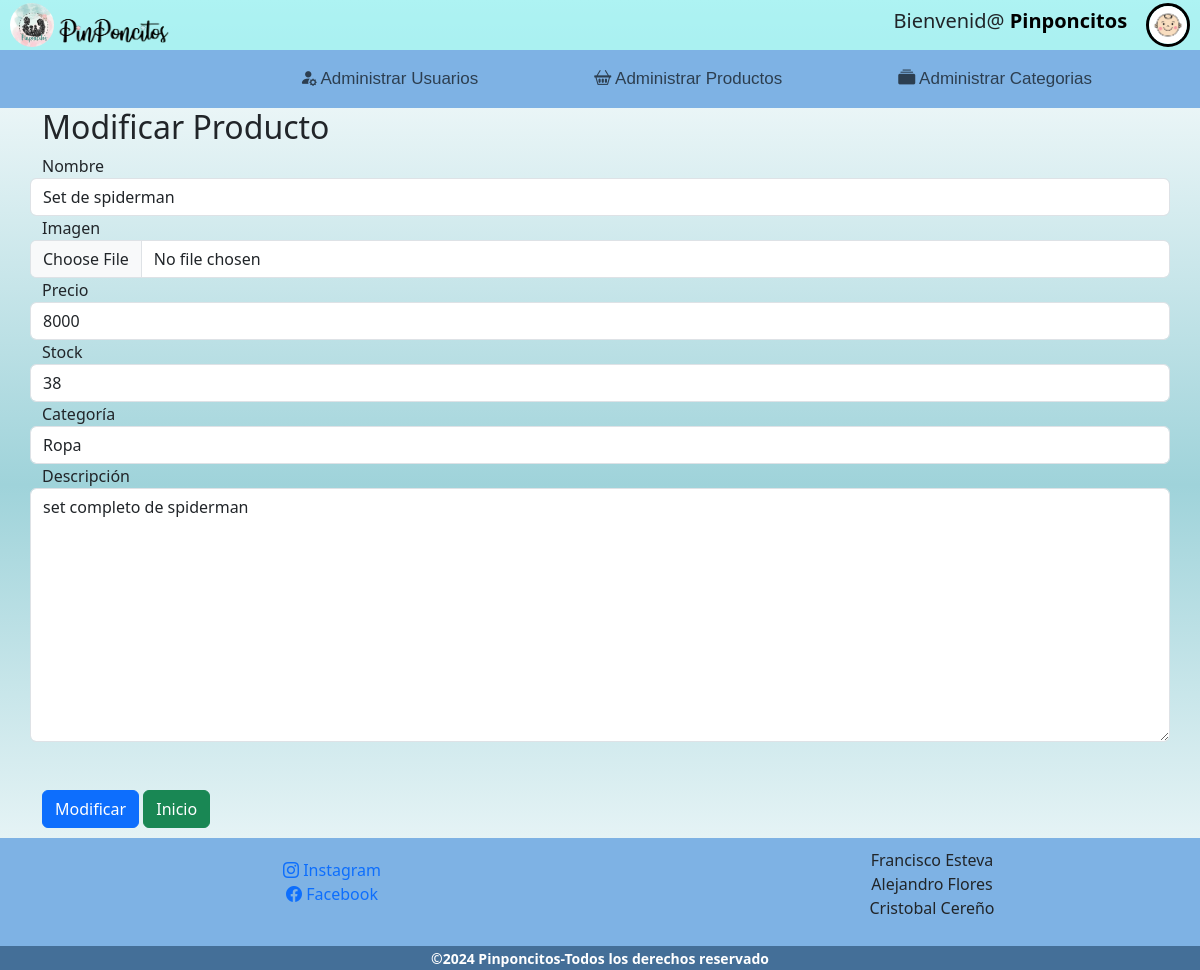
Page /EditarProducto/3 (signed in) on the committed database.
### tienda/models.py (models this page shows, shortened)
class Producto(models.Model):
    id_producto = models.AutoField(primary_key=True)
    nombre      = models.CharField(max_length=20)
    descripcion = models.TextField(max_length=150)
    imagen      = models.ImageField(upload_to='productos', null=True, blank=True, default='productos/icono.jpeg')
    precio      = models.IntegerField()
    stock       = models.IntegerField()
    categoria   = models.ForeignKey(Categoria, on_delete=models.CASCADE)

### tienda/views.py (the view)
# urls.py: path('EditarProducto/<id>',EditarProductos ,name='EditarProducto'),
@user_passes_test(check_admin)
def EditarProductos (request,id):
    ModificarProducto=Producto.objects.get(id_producto=id) #buscamos el objeto
    datos ={
        'form':ProductoForm(instance=ModificarProducto)
    }
    if request.method=="POST":
        formulario = ProductoForm(data=request.POST, instance=ModificarProducto)
        if formulario.is_valid():
            formulario.save()
            return redirect ('ListaProductos')
    return render(request, 'Paginas/Administracion/EditarProductos.html', datos)

### tienda/models.py (called while the page is built)
    def __str__(self):
        return self.nombre

### tienda/procesos.py (called while the page is built)
def total_boleta(request):
    total = 0
    if request.user.is_authenticated:
        if "carrito"in request.session.keys():
            try:
                for key,value in request.session["carrito"].items():
                    total = total + (int(value['precio']))*(value['cantidad'])
            except KeyError:
                request.session['carrito']={}
                total = 0
    return {'total_carrito':int(total)}

### tienda/templatetags/user_filters.py (called while the page is built)
@register.filter(name='has_group')
def has_group(user, group_name):
    return Group.objects.filter(name=group_name, user=user).exists()

### tienda/views.py (called while the page is built)
def check_admin(user):
    return user.groups.filter(name='Admin').exists()

### tienda/templates/Paginas/Administracion/EditarProductos.html (shortened to what this page needs)
{% extends "Cuenta/cuenta.html" %}
{% block content %}
<!DOCTYPE html>
<html lang="en">
<head>
    {% load static %}
    <link href="{% static 'css/bootstrap.min.css' %}" rel="stylesheet">
</head>
<body>
    <div class="container">
        <h2>Modificar Producto </h2>
        <form method="POST" id="formulario">
            <div class="row">
                <label for="{{ form.field.name }}">
                    {{ form.nombre.label }}
                </label>
                {{ form.nombre }}
            </div>
            <div class="row">
                <label for="{{ form.field.name }}">
                    {{ form.imagen.label }}
                </label>
                {{ form.imagen }}
            </div>
            <div class="row">
                <label for="{{ form.field.name }}">
                    {{ form.precio.label }}
                </label>
                {{ form.precio }}
            </div>
            <div class="row">
                <label for="{{ form.field.name }}">
                    {{ form.stock.label }}
                </label>
                {{ form.stock }}
            </div>
            <div class="row">
                <label for="{{ form.field.name }}">
                    {{ form.categoria.label }}
                </label>
                {{ form.categoria }}
            </div>
            <div class="row">
                <label for="{{ form.field.name }}">
                    {{ form.descripcion.label }}
                </label>
                {{ form.descripcion }}
            </div>
            <br><br>
            <input type="submit" class="btn btn-primary" value="Modificar">
            <a href="{% url 'index' %}" class="btn btn-success">Inicio</a>
        </form>
    </div>
</body>
</html>
{% endblock %}

### tienda/templates/Cuenta/cuenta.html (shortened to what this page needs)
<!DOCTYPE html>
<html lang="en">
<head>
    {% load static %}
    {% load user_filters %}
    <link rel="stylesheet" href="{%static 'CSS/Main Style.css' %}"></link>
    <link rel="stylesheet" href="https://cdn.jsdelivr.net/npm/bootstrap-icons@1.11.3/font/bootstrap-icons.min.css">
    <link href="https://cdn.jsdelivr.net/npm/bootstrap@5.3.3/dist/css/bootstrap.min.css" rel="stylesheet">
</head>
<body>
    <header class="cabezera">
        <a href="{% url 'index' %}" class="pinpon"><img src="{% static 'Imagenes/icono.jpeg' %}" alt="icono pagina" class="icono">
        <img src="{%static 'Imagenes/aas.png' %}" id="icono1"  alt="icono"></a>
        <link rel="stylesheet" href="{%static 'CSS/Style Cuenta.css' %}"></link>
        <Div class="user">
            {% if user.is_authenticated %}
                <div style="display: flex; align-items: center;">
                    <h5>Bienvenid@ <span style="font-weight: bold;">{{ user.username }}</span></h5>
                    <button class="perfil" type="submit" onclick="AbrirCuenta(event);">
                        <img src="{% static 'Imagenes/Perfil.png' %}" alt="perfil">
                    </button>
                </div>
            {% else %}
                <div id="reg">
                    <a href="{% url 'Login' %}" class="boton"><span>Iniciar Sesión</span></a>
                    <a href="{% url 'Registro' %}" class="boton"><span>Registrarse</span></a>
                </div>
            {% endif %}
    </header>
    {% if user.is_authenticated %}
        {% if user|has_group:"Admin" %}
            <nav class=" navbar navbar-expand-lg navbar-light  ">
                <div class="container-nav">
                    <div class = "collapse navbar-collapse " id="navbar-star">
                        <ul class="navbar-nav ms-auto mb-2 mb-lg-0">
                            <li class="nav-item">
                                <a class="nav-link" href="{% url 'ListaUsuarios' %}" ><i class="bi bi-person-fill-gear"></i> Administrar Usuarios</a>
                            </li>
                            <li class="nav-item">
                                <a class="nav-link" href="{% url 'ListaProductos' %}"><i class="bi bi-basket2"></i> Administrar Productos</a>
                            <li class="nav-item">
                                <a class="nav-link" href="{% url 'ListaCategoria' %}"><i class="bi bi-collection-fill"></i> Administrar Categorias</a>
                            </li>
                        </ul>
                    </div>
                </div>
            </nav>
        {% endif %}
    {% endif %}
</body>
{% block content %}
{% endblock %}
<footer >
    <div id="margen">
    </div>
    <div class="contenedor-footer">
        <div id="contactos">
            <ul>
                <ol><a href="https://www.instagram.com/pinponcitos2020/" target="_blank"><i class="bi bi-instagram"></i> Instagram</a>
                    </ol>
                <ol><a href="https://web.facebook.com/pinponcitos.cereno" target="_blank"><i class="bi bi-facebook"></i> Facebook</a></ol>
            </ul>
        </div>
        <div id="nosotros">
            <ul>
                <ol>Francisco Esteva</ol>
                <ol>Alejandro Flores </ol>
                <ol>Cristobal Cereño</ol>
            </ul>
        </div>
        <div id="copyrai">
            <small>&copy;2024 <b>Pinponcitos</b>-Todos los derechos reservado</small>
        </div>
    </div>
</footer>
</html>

### tienda/static/CSS/Main Style.css (style rules this page uses)
body { background: linear-gradient(#ffffff, #9fd3da, #ffffff); }
.cabezera { background-color: rgb(121, 236, 236,0.6); height: 50px; width: 100%; padding: 3px 10px; display: flex; }
.icono { object-fit: cover; max-height: 100%; margin-right: 10px; border-radius: 50%; }
#icono1 { width:120px; max-height: 100%; position: absolute; left:50px; transform: translateY(-25%); }
.pinpon { height: 100%; width: auto; }
.navbar { background-color: rgb(126, 178, 228); width: 100%; display: flex; flex-direction: row; }
.container-nav { width: 100%; margin-left: 4px; }
.nav-item { font-family: 'Franklin Gothic Medium', 'Arial Narrow', Arial, sans-serif; font-size: 17px; color: rgb(253, 253, 253); margin-right: 100px; }
.contenedor-footer { background-color: rgb(126, 178, 228); display: flex; justify-content: space-around; flex-direction: row; flex-wrap: wrap; width: 100%; position: absolute; bottom: 0; text-align: center; margin-top: auto; }
#margen { padding-top: 15px; padding-bottom: 15px; }
#contactos { text-align: center; width: 50%; height: auto; padding: 20px; }
#contactos a { text-decoration: none; }
#nosotros { text-align: center; width: 50%; height: auto; padding: 10px; }
#copyrai { text-align: center; width: 100%; background-color: rgb(68, 111, 152); color: white; height: auto; font-weight: 650; }

### tienda/templates/Cuenta/cuenta.html (style rules this page uses)
.user { height: 100%; width: 100%; display: flex; position: relative; justify-content: flex-end; align-items: center; margin-left: 300px; box-sizing: border-box; }
.perfil { height: 44px; width: 44px; border : 3px solid black; border-radius: 50%; margin-left: 0.5cm; overflow: hidden; padding: 0; background: none; }
.perfil img { height: 100%; width: 100%; object-fit: cover; border-radius: 50%; }
span { color: black; }
body { position: relative; padding-bottom: 7em; min-height: 100vh; }
.contenedor-footer { background-color: rgb(126, 178, 228); display: flex; justify-content: space-around; flex-direction: row; flex-wrap: wrap; width: 100%; position: absolute; bottom: 0; text-align: center; margin-top: auto; }

### rows in the picture
Producto: nombre "Set de spiderman", precio "8000", stock "38", categoria "Ropa", descripcion "set completo de spiderman"

### other values in the picture
{{ user.username }} "Pinponcitos"
